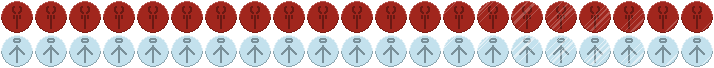
#> input picture assets/1x/Blinds.png, 714 x 68 px; its folder holds 4 pictures in this run
$ python upscale.py
#> lines starting #> are read from the running program, lines starting #| are printed output that depends on the picture
# From @vallariacat

import os
from PIL import Image

input_dir = "./assets/1x/"
output_dir = "./assets/2x/"

os.makedirs(output_dir, exist_ok=True)

for filename in os.listdir(input_dir):
    if filename.endswith(".png"):
        input_path = os.path.join(input_dir, filename)
        output_path = os.path.join(output_dir, filename)

        img = Image.open(input_path)
#> img is the input picture: PIL image 714x68 RGBA; mean R, G, B, A 114.6, 85.3, 86.1, 172.1
        scaled_img = img.resize((img.width * 2, img.height * 2), Image.NEAREST)
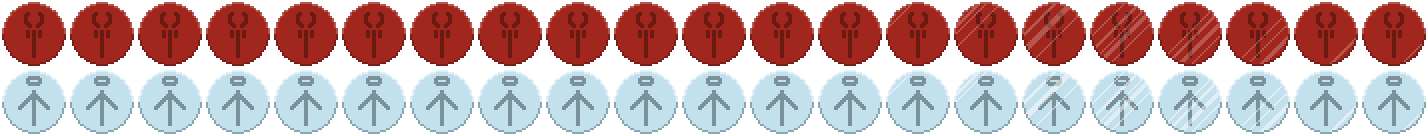
#> scaled_img: PIL image 1428x136 RGBA; mean R, G, B, A 114.6, 85.3, 86.1, 172.1; transparent parts drawn white
        scaled_img.save(output_path)

        print(f"Saved 2x image to {output_path}")
#> pass 2 of the loop `for filename in os.listdir(input_dir):`:
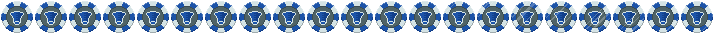
#> input picture assets/1x/BlindsFinisher.png, 714 x 34 px
#> img is the input picture: PIL image 714x34 RGBA; mean R, G, B, A 68.4, 88.2, 109.4, 172.1
#> `scaled_img = img.resize((img.width * 2, img.height * 2), Image.NEAREST)`:
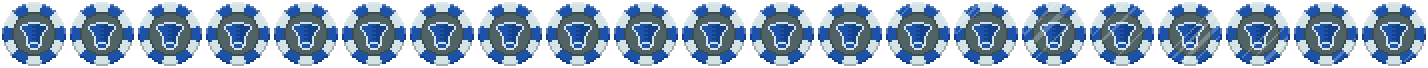
#> scaled_img: PIL image 1428x68 RGBA; mean R, G, B, A 68.4, 88.2, 109.4, 172.1; transparent parts drawn white
